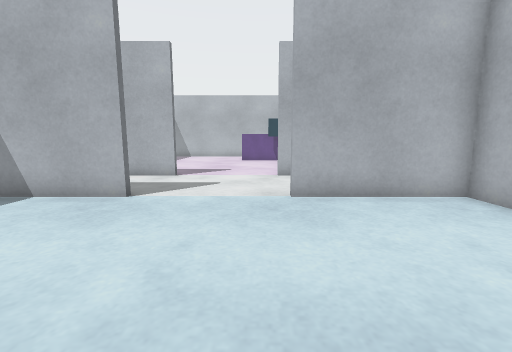
view 1 (above)

22 first-person views from a walk through a Gazebo world. The camera is 0.72 m above the floor, tilts 8° down and sees 90° across. The floor is counted in squares, 0.5 m on a side. Each view is taken from the middle of a square. On the plan, view 1 faces up. The plan holds only what a view shows up to about 13 squares ahead; the rest is blank. The place goes on beyond the plan. Robots are left out.

view 2
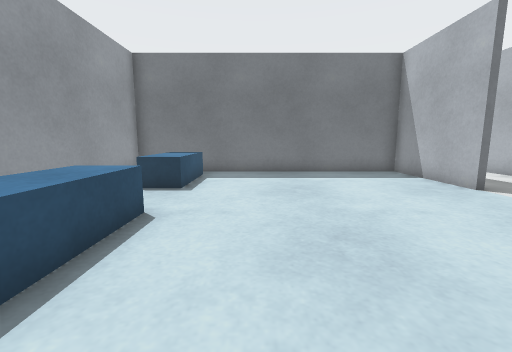

view 3
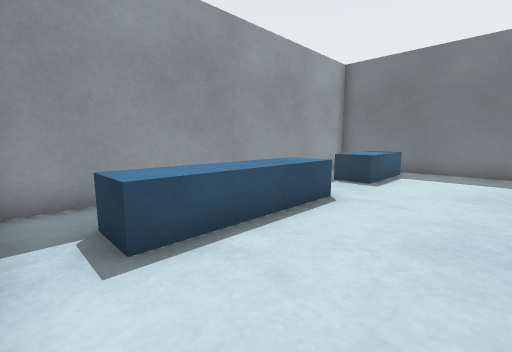

view 4
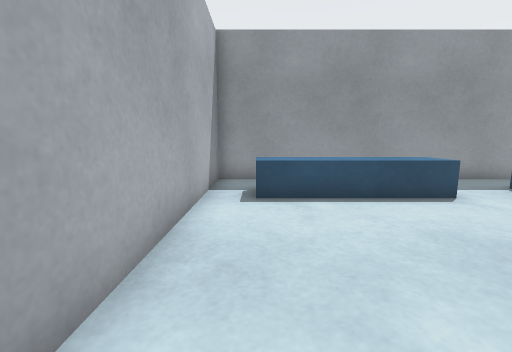

view 5
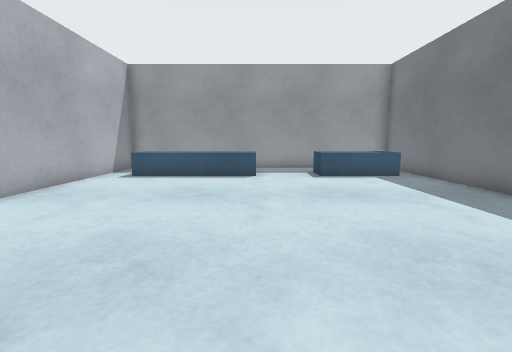

view 6
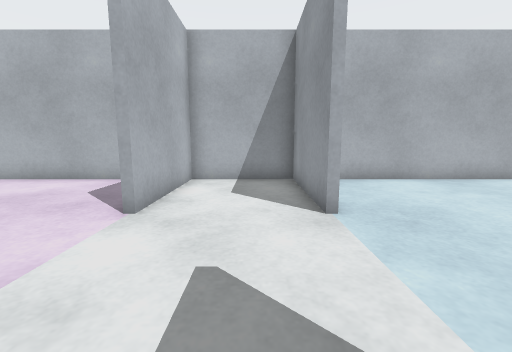

view 7
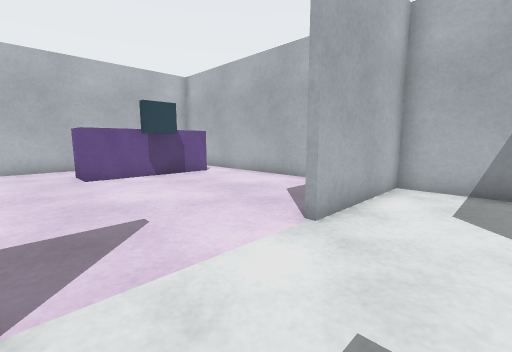

view 8
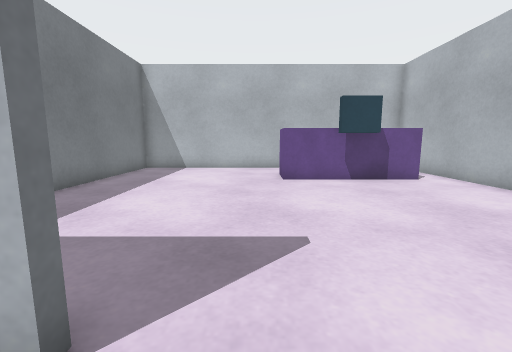

view 9
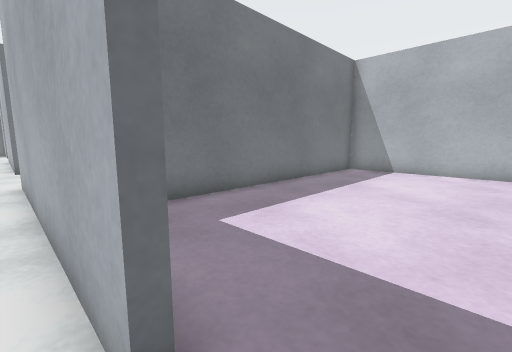

view 10
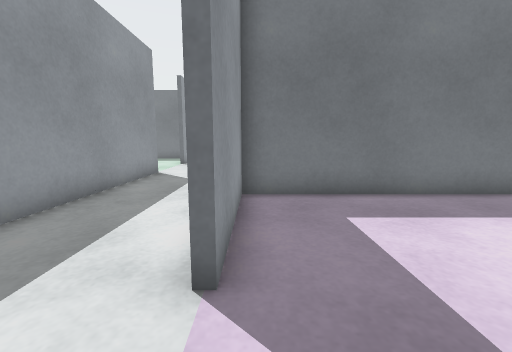

view 11
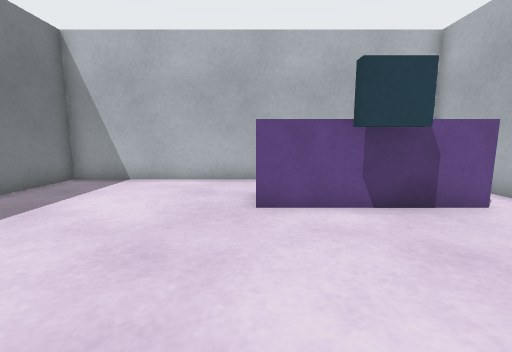

view 12
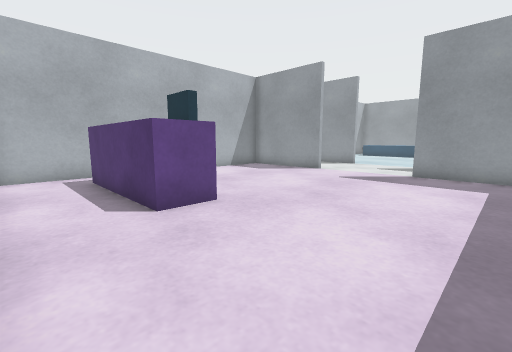

view 13
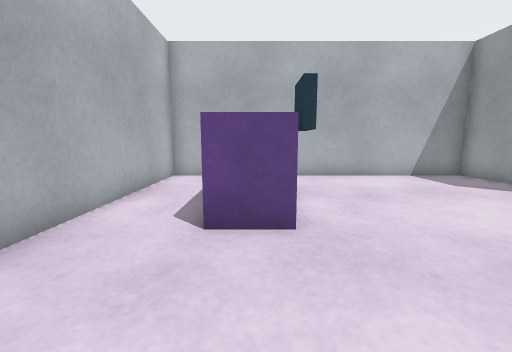

view 14
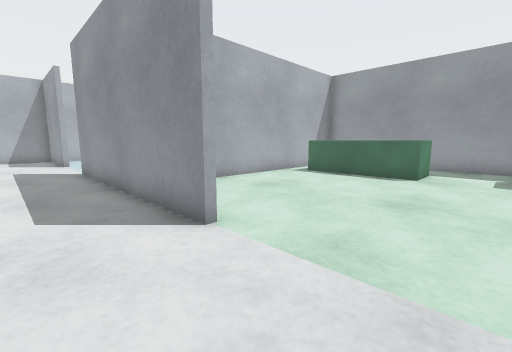

view 15
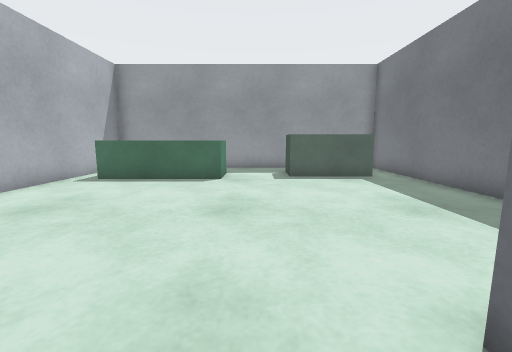

view 16
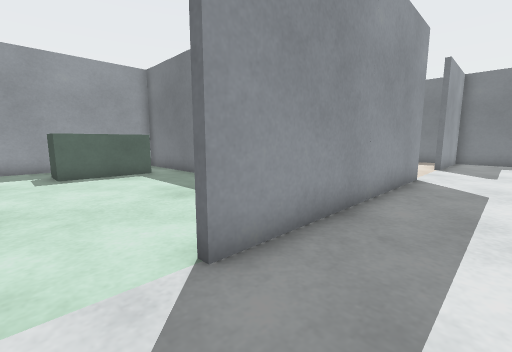

view 17
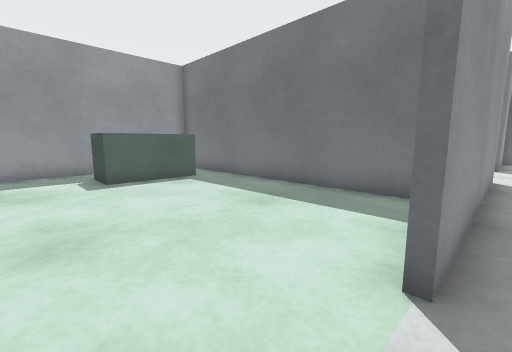

view 18
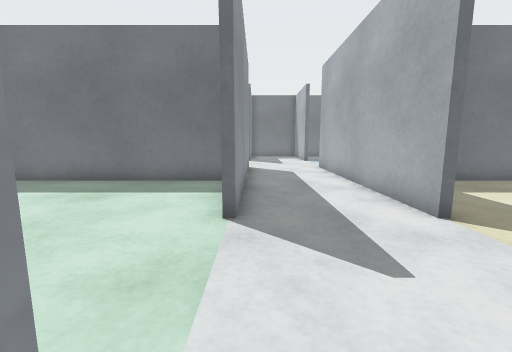

view 19
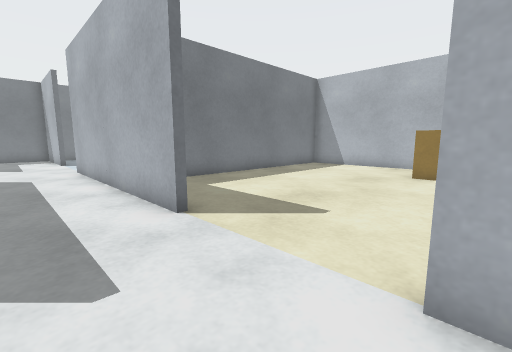

view 20
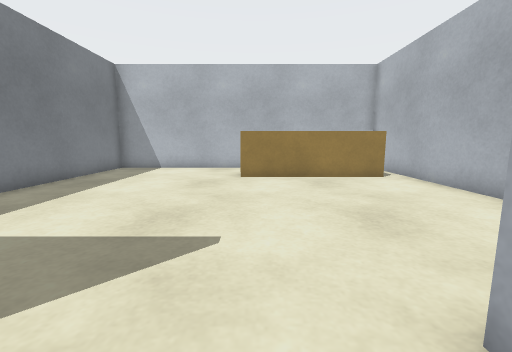

view 21
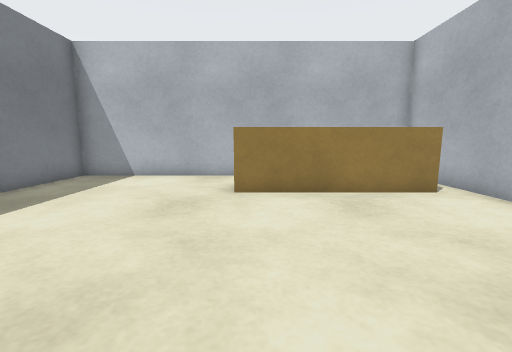

view 22
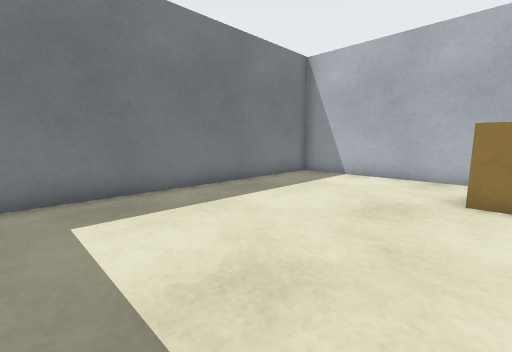

### Floor plan
Points are (right, up) in squares from view 1. A wall is a line through its corners. A room is listed if a view was taken in it or the views show most of it. See-through windows are left out.
Room 1 (views 1, 2, 3, 4)
walls: (-3.2, 6.4) (-7.7, 6.4) (-7.7, -5.4) (5.4, -5.4) (5.4, 6); (5.5, 6.4) (0.9, 6.4)
ways out: opening at (-1.5, 6) to room 2
objects: bench (-7, -3) to (-4, -2); bench (-1, -3) to (4, -2)
Room 2 (views 5, 6, 7, 8, 9, 14, 15, 16, 17, 18, 19, 20)
walls: (-16.5, 10.4) (-25.8, 10.4); (-12.5, 6.6) (-3.2, 6.6); (-25.8, 6.6) (-16.5, 6.6); (-3.2, 10.4) (-12.5, 10.4); (0.9, 6.6) (5.4, 6.6); (-32.1, 6.6) (-29.9, 6.6); (5.4, 6) (5.4, 10.4) (0.9, 10.4)
ways out: opening at (-1.5, 6) to room 1; opening at (-1.5, 10) to room 3; opening at (-14.5, 10) to room 4; opening at (-14.5, 6) to room 5; opening at (-27.5, 6); opening at (-27.5, 10)
Room 3 (views 10, 11, 12, 13)
walls: (0.9, 10.6) (1.6, 10.6); (3.2, 10.6) (5.4, 10.6) (5.4, 22.4) (-7.7, 22.4) (-7.7, 10.6) (-3.2, 10.6)
ways out: opening at (-1.5, 10) to room 2
objects: purple box (-1, 19) to (4, 20); blue box (1, 18) to (2, 18)
Room 4 (views 21, 22)
walls: (-8, 15) (-8, 22.4) (-21, 22.4) (-21, 11.9)
ways out: opening at (-14.5, 10) to room 2
objects: counter (-14, 19) to (-9, 19)
Room 5 (no view inside)
walls: (-21, 5.9) (-21, -5.4) (-8, -5.4) (-8, 3.2)
ways out: opening at (-14.5, 6) to room 2
objects: green box (-19, -3) to (-17, -2); green box (-13, -3) to (-9, -2)

Where each view was taken, in squares from view 1:
view 1: 0 up, 0 right, facing up
view 2: 0 up, 4 right, facing left
view 3: 1 up, 5 right, facing down-left
view 4: 4 up, 4 right, facing down
view 5: 8 up, 1 left, facing down
view 6: 8 up, 4 left, facing right
view 7: 8 up, 3 left, facing up-right
view 8: 9 up, 2 left, facing up
view 9: 10 up, 2 left, facing up-left
view 10: 11 up, 1 left, facing left
view 11: 13 up, 1 left, facing up
view 12: 22 up, 6 left, facing down-right
view 13: 19 up, 5 left, facing right
view 14: 9 up, 16 left, facing down-right
view 15: 8 up, 15 left, facing down
view 16: 9 up, 15 left, facing down-left
view 17: 7 up, 14 left, facing down-left
view 18: 7 up, 12 left, facing left
view 19: 8 up, 12 left, facing up-left
view 20: 9 up, 14 left, facing up
view 21: 12 up, 14 left, facing up
view 22: 12 up, 14 left, facing up-left
